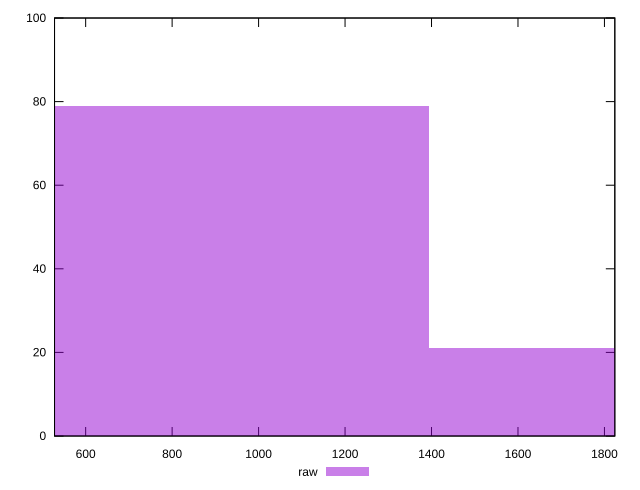

Generate this figure with gnuplot:
reset

$raw <<EOF
1859.352452646996 21
929.676226323498 79
EOF

set key outside below
set boxwidth 929.676226323498
set xrange [528:1824]
set yrange [0:100]
set trange [0:100]
set style fill transparent solid 0.5 noborder
set terminal svg size 640, 490 enhanced background rgb 'white'
set output "report/report_00029_2021-02-24T13-36-40.390Z/render-blocking-resources/samples/astro/raw/histogram.svg"

plot $raw title "raw" with boxes

reset
